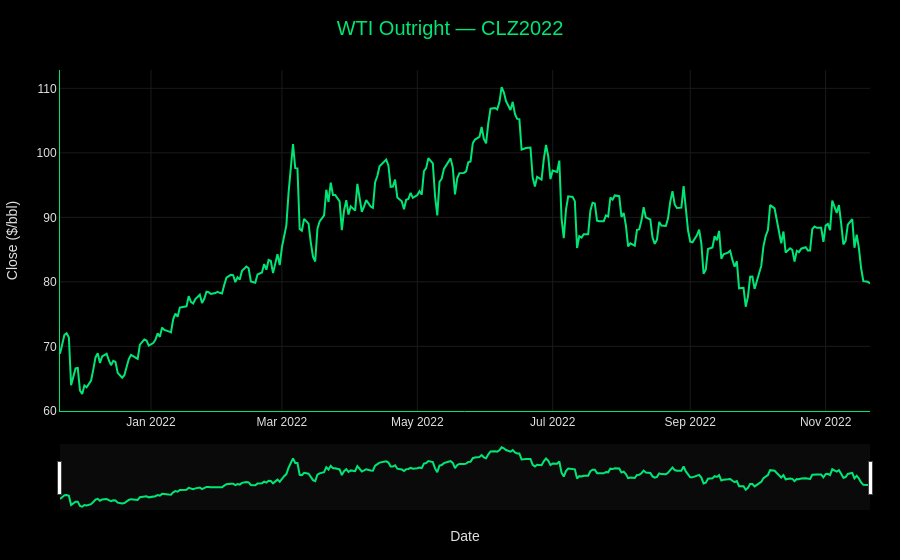

This figure's notebook cell:
### Markdown cell above
## WTI outright — CLZ2022

### Code cell
series = outrights.query("contract == 'CLZ2022'").sort_values("date")
fig = line_figure(
    series,
    title="WTI Outright \u2014 CLZ2022",
    y_title="Close ($/bbl)",
    fill_to_zero=False
)
fig.show()

### Figure 1 — Plotly figure (JSON) as saved in the notebook; plotly's stock layout.template omitted (floating-point values rounded to 4 significant figures; data arrays with more than 128 entries replaced by an {"elided": "..."} marker saying what was removed)
{"data": [{"hovertemplate": "%{x|%b %d, %Y}<br>Close ($/bbl): %{y:.2f}<extra></extra>", "line": {"color": "#00E676", "width": 2}, "mode": "lines", "name": "Close ($/bbl)", "type": "scatter", "x": {"elided": "312 str values"}, "y": {"elided": "312 float values"}}], "layout": {"font": {"color": "#E0E0E0", "family": "Arial"}, "hovermode": "x unified", "margin": {"b": 50, "l": 60, "r": 30, "t": 70}, "paper_bgcolor": "#000000", "plot_bgcolor": "#000000", "title": {"font": {"color": "#00E676", "size": 20}, "text": "WTI Outright — CLZ2022", "x": 0.5, "xanchor": "center"}, "xaxis": {"gridcolor": "#1A1A1A", "linecolor": "#00E676", "linewidth": 1, "rangeslider": {"bgcolor": "#0A0A0A", "visible": true}, "showline": true, "title": {"text": "Date"}}, "yaxis": {"gridcolor": "#1A1A1A", "linecolor": "#00E676", "linewidth": 1, "showline": true, "title": {"text": "Close ($/bbl)"}, "zeroline": false}}}
